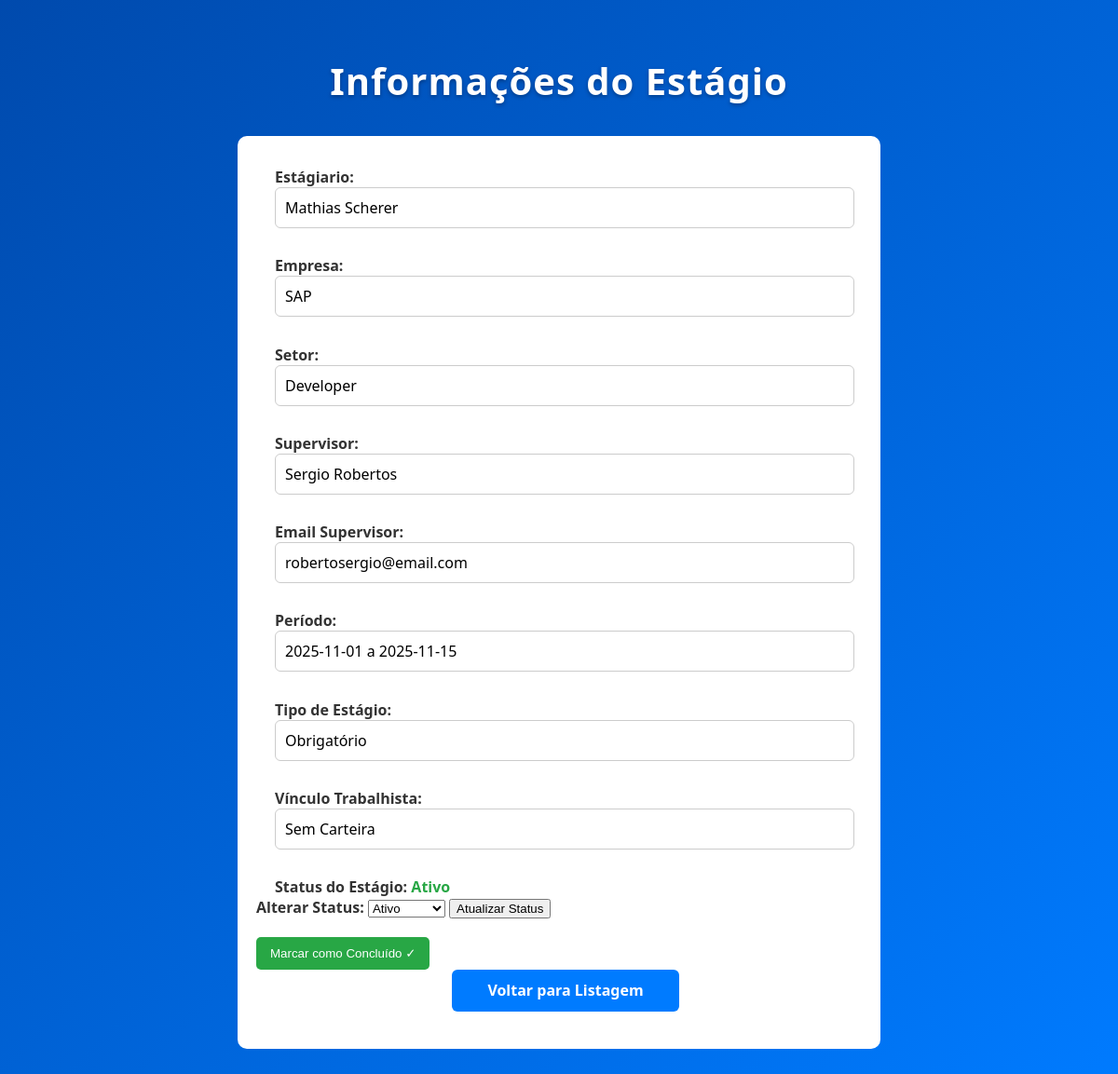
The page /visualizacao.php?idEstagio=64 on the database its author committed.
### tables this page shows
CREATE TABLE `estagio` (
  `idEstagio` int(11) NOT NULL,
  `nome` varchar(255) NOT NULL,
  `dataInicio` date NOT NULL,
  `dataFim` date NOT NULL,
  `empresa` varchar(255) NOT NULL,
  `setorEmpresa` varchar(255) NOT NULL,
  `vinculoTrabalhista` tinyint(1) NOT NULL,
  `nomeSupervisor` varchar(255) NOT NULL,
  `obrigatorio` tinyint(1) NOT NULL,
  `emailSupervisor` varchar(255) NOT NULL,
  `idAluno` int(11) NOT NULL,
  `idProfessor` int(11) NOT NULL,
  `status` int(10) NOT NULL,
  `professor` varchar(200) NOT NULL
);

### bd/MySQL.php (called while the page is built, shortened)
<?php
class MySQL{
	private $connection;
	public function __construct(){
		try {
			$this->connection = new \mysqli(HOST, USUARIO, SENHA, BANCO);
			$this->connection->query("CREATE DATABASE IF NOT EXISTS " . BANCO);
			$this->connection->select_db(BANCO);
			$this->connection->set_charset("utf8");
		} catch (Exception $e) {
			error_log("Erro na conexão MySQL: " . $e->getMessage());
			throw $e;
		}
	}
	public function consulta($sql){
		try {
			$result = $this->connection->query($sql);
			$data = array();
			while($item = mysqli_fetch_array($result, MYSQLI_ASSOC)){
				$data[] = $item;
			}
			return $data;
		} catch (Exception $e) {
			error_log("Erro ao consultar: " . $e->getMessage());
			throw $e;
		}
	}
	}
?>

### classes/Estagio.php (called while the page is built, shortened)
<?php
require_once __DIR__."/../bd/MySQL.php";
class Estagio{
    private $name;
    private $dataInicio;
    private $dataFim;
    private $empresa;
    private $setorEmpresa;
    private $vinculoTrabalhista;
    private $obrigatorio;
    private $nameSupervisor;
    private $emailSupervisor;
    private $status;
    public function __construct($name = '', $dataInicio = null, $dataFim = null,
        $empresa = '', $setorEmpresa = '', $vinculoTrabalhista = 0,
        $obrigatorio = 0, $nameSupervisor = '', $emailSupervisor = '',
        $professor = '', $idAluno = null, $idProfessor = null, $status = 1){
        $this->name = $name;
        $this->dataInicio = $dataInicio;
        $this->dataFim = $dataFim;
        $this->empresa = $empresa;
        $this->setorEmpresa = $setorEmpresa;
        $this->vinculoTrabalhista = $vinculoTrabalhista;
        $this->obrigatorio = $obrigatorio;
        $this->nameSupervisor = $nameSupervisor;
        $this->emailSupervisor = $emailSupervisor;
        $this->status = $status;
    }
    public function getName(){
        return $this->name;
    }
    public function getDataInicio(){
        return $this->dataInicio;
    }
    public function getDataFim(){
        return $this->dataFim;
    }
    public function getEmpresa(){
        return $this->empresa;
    }
    public function getSetorEmpresa(){
        return $this->setorEmpresa;
    }
    public function isVinculoTrabalhista(){
        return $this->vinculoTrabalhista;
    }
    public function isObrigatorio(){
        return $this->obrigatorio;
    }
    public function getNameSupervisor(){
        return $this->nameSupervisor;
    }
    public function getEmailSupervisor(){
        return $this->emailSupervisor;
    }
    public static function find($idEstagio):Estagio{
        $conexao = new MySQL();
        $sql = "SELECT e.*, u.nome AS nomeProfessor FROM estagio e LEFT JOIN usuario u ON e.idProfessor = u.idUsuario WHERE e.idEstagio = {$idEstagio} LIMIT 1";
        $resultado = $conexao->consulta($sql);
        $row = $resultado[0];
        $profNome = $row['nomeProfessor'] ?? '';
        $e = new Estagio(
            $row['nome'] ?? '',
            $row['dataInicio'] ?? null,
            $row['dataFim'] ?? null,
            $row['empresa'] ?? '',
            $row['setorEmpresa'] ?? '',
            $row['vinculoTrabalhista'] ?? 0,
            $row['obrigatorio'] ?? 0,
            $row['nomeSupervisor'] ?? '',
            $row['emailSupervisor'] ?? '',
            $profNome,
            $row['idAluno'] ?? null,
            $row['idProfessor'] ?? null
        );
        $e->setIdEstagio($row['idEstagio'] ?? null);
        $e->setStatus($row['status'] ?? 1);
        return $e;
    }
    public function getStatus(){
        return $this->status;
    }
    public function setStatus($status): void{
        $this->status = $status;
    }
}

### visualizacao.php (the view, shortened to what this page needs)
<?php
require_once __DIR__ . '/classes/Estagio.php';
$estagio = null;
$id = isset($_POST['idEstagio']) ? intval($_POST['idEstagio']) : intval($_GET['idEstagio'] ?? 0);
try {
    $estagio = Estagio::find($id);
} catch (Exception $e) {
    die("Erro ao buscar estágio: " . $e->getMessage());
}
?>
<!DOCTYPE html>
<html lang="pt-br">
<head>
    <link rel="stylesheet" href="styles/visualizacao.css">
</head>
<body>
    <h1>Informações do Estágio</h1>
    <div id="container">
        <div class="alinha" style="margin-bottom: 20px;">
            <h2>Estágiario: <h3><?php echo htmlspecialchars($estagio->getName()); ?></h3></h2>
            <h2>Empresa: <h3><?php echo htmlspecialchars($estagio->getEmpresa()); ?></h3></h2>
            <h2>Setor: <h3><?php echo htmlspecialchars($estagio->getSetorEmpresa()); ?></h3></h2>
            <h2>Supervisor: <h3><?php echo htmlspecialchars($estagio->getNameSupervisor()); ?></h3></h2>
            <h2>Email Supervisor: <h3><?php echo htmlspecialchars($estagio->getEmailSupervisor()); ?></h3></h2>
            <h2>Período: <h3> <?php echo htmlspecialchars($estagio->getDataInicio()); ?> a <?php echo htmlspecialchars($estagio->getDataFim()); ?></h3></h2>
            <h2>Tipo de Estágio: <h3> <?php echo ($estagio->isObrigatorio() ? 'Obrigatório' : 'Não Obrigatório'); ?></h3></h2>
            <h2>Vínculo Trabalhista: <h3><?php echo ($estagio->isVinculoTrabalhista() ? 'Carteira Assinada' : 'Sem Carteira'); ?></h3></h2>
            <h2>Status do Estágio:
                <?php
                $status = $estagio->getStatus();
                if ($status == Estagio::STATUS_FINALIZADO) {
                    echo '<span class="status-finalizado">Finalizado</span>';
                } elseif ($status == Estagio::STATUS_ATIVO) {
                    echo '<span class="status-ativo">Ativo</span>';
                } elseif ($status == Estagio::STATUS_CONCLUIDO) {
                    echo '<span class="status-concluido">Concluído</span>';
                } else {
                    echo '<span class="status-desconhecido">Desconhecido</span>';
                }
                ?>
            </h2>
            <div class>
                <form action="visualizacao.php" method="post" style="margin-bottom: 20px;">
                    <label for="status"><strong>Alterar Status:</strong></label>
                    <select name="status" id="status" required>
                        <option value="<?php echo Estagio::STATUS_ATIVO; ?>" <?php echo ($status == Estagio::STATUS_ATIVO) ? 'selected' : ''; ?>>
                            Ativo
                        </option>
                    </select>
                    <button type="submit">Atualizar Status</button>
                </form>
                <?php if ($status != Estagio::STATUS_CONCLUIDO && $status != Estagio::STATUS_FINALIZADO): ?>
                    <form action="visualizacao.php" method="post" style="display: inline;" onsubmit="return confirm('Marcar este estágio como Concluído?');">
                        <button type="submit" style="background-color: #28a745; color: white; padding: 10px 15px; border: none; border-radius: 5px; cursor: pointer;">
                            Marcar como Concluído ✓
                        </button>
                    </form>
                <?php endif; ?>
            </div>
            <div class="alinhaA">
                <a href="listagem.php">Voltar para Listagem</a>
            </div>
        </div>
    </div>
</body>
</html>

### styles/visualizacao.css (style rules this page uses)
body { font-family: 'Segoe UI', Tahoma, Geneva, Verdana, sans-serif; background: linear-gradient(135deg, #004aad, #007bff); min-height: 100vh; margin: 0; padding: 2rem 1rem; color: #333; }
h1 { text-align: center; color: #fff; font-size: 2.5rem; letter-spacing: 1px; margin-bottom: 2rem; text-shadow: 0 2px 4px rgba(0, 0, 0, 0.3); }
#container { display: flex; flex-direction: column; align-items: center; justify-content: center; }
h3 { border: 1px solid #ccc; font-weight: 500; color: black; font-size: 1rem; width: 600px; margin-left: 20px; border-radius: 6px; margin-top: 0px; padding: 10px; font-weight: 400; }
h2 { margin-bottom: 0px; font-weight: 600; color: #333; font-size: 1rem; width: 630px; padding-left: 20px; }
.alinha { padding: 20px; border-radius: 10px; background-color: #ffffff; margin-bottom: 20px; width: 650px; display: flex; flex-direction: column; align-items: flex-start; }
.status-ativo { color: #28a745; font-weight: 600; }
a { background-color: #007bff; color: #fff; padding: 0.7rem 2rem; font-weight: bold; font-size: 1rem; border: none; border-radius: 6px; cursor: pointer; transition: all 0.3s ease; min-width: 150px; justify-content: center; align-items: center; display: flex; text-decoration: none; width: 180px; margin-left: 210px; margin-bottom: 20px; }
form, ul, p { animation: fadeIn 0.5s ease-in-out; }

### rows shown on the page
estagio: nome "Mathias Scherer", empresa "SAP", setorEmpresa "Developer", nomeSupervisor "Sergio Robertos", emailSupervisor "robertosergio@email.com", dataInicio "2025-11-01", dataFim "2025-11-15", status "Ativo"
